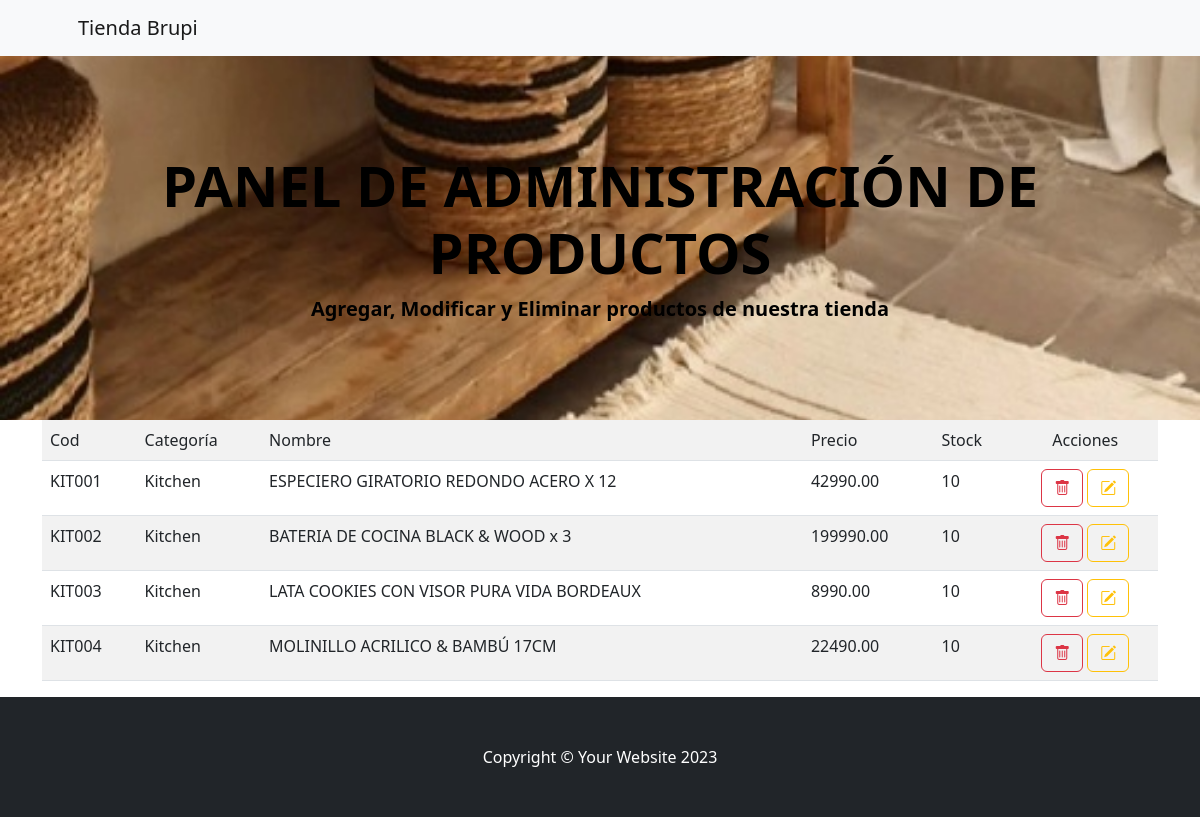
Screenshot of /AppProducto/productos/Kitchen/ with the database file from the repository.
### AppProducto/models.py (models this page shows, shortened)
class Producto(models.Model):
    cod = models.CharField(max_length=20, unique=True)
    categoria = models.CharField(max_length=50)
    nombre = models.CharField(max_length=100)
    precio = models.DecimalField(max_digits=10, decimal_places=2)
    descripcion = models.TextField(blank=True)
    stock = models.PositiveIntegerField()
    imagen = models.ImageField(upload_to='productos/', blank=True, null=True)

### AppProducto/views.py (the view)
# urls.py: path("productos/", views.lista_productos, name="lista_productos"),
def lista_productos(request, categoria=None):
    if categoria:
        productos = Producto.objects.filter(categoria__iexact=categoria)
    else:
        productos = Producto.objects.all()
    return render(request, "AppProducto/lista_productos.html", {"productos": productos})

### AppProducto/template/AppProducto/lista_productos.html
{% extends "AppProducto/padreadm.html" %}
{% load static %}
{% block contenido %}
<main class="container">
<table class="table table-striped">
      <tr>
          <td>Cod</td>
          <td>Categoría</td>
          <td>Nombre</td>
          <td>Precio</td>
          <td>Stock</td>
          <td class="text-center">Acciones</td>
      </tr>
      {% for n in productos %}
      <tr>
          <td>{{n.cod}}</td>
          <td>{{n.categoria}}</td>
          <td>{{n.nombre}}</td>
          <td>{{n.precio}}</td>
          <td>{{n.stock}}</td>
          <td class="text-center"><a href="{% url 'eliminar_producto' n.id %}" class="btn btn-outline-danger"><i class="bi bi-trash"></i></a>
              <a href="{% url 'editar_producto' n.id %}" class="btn btn-outline-warning"><i class="bi bi-pencil-square"></i></a>
          </td>
      </tr>
      {% endfor %}
</table>
</main>
{% endblock %}

### rows the page displays
Producto: cod "KIT001", categoria "Kitchen", nombre "ESPECIERO GIRATORIO REDONDO ACERO X 12", precio "42990.00", stock "10"
Producto: cod "KIT002", categoria "Kitchen", nombre "BATERIA DE COCINA BLACK & WOOD x 3", precio "199990.00", stock "10"
Producto: cod "KIT003", categoria "Kitchen", nombre "LATA COOKIES CON VISOR PURA VIDA BORDEAUX", precio "8990.00", stock "10"
Producto: cod "KIT004", categoria "Kitchen", nombre "MOLINILLO ACRILICO & BAMBÚ 17CM", precio "22490.00", stock "10"
